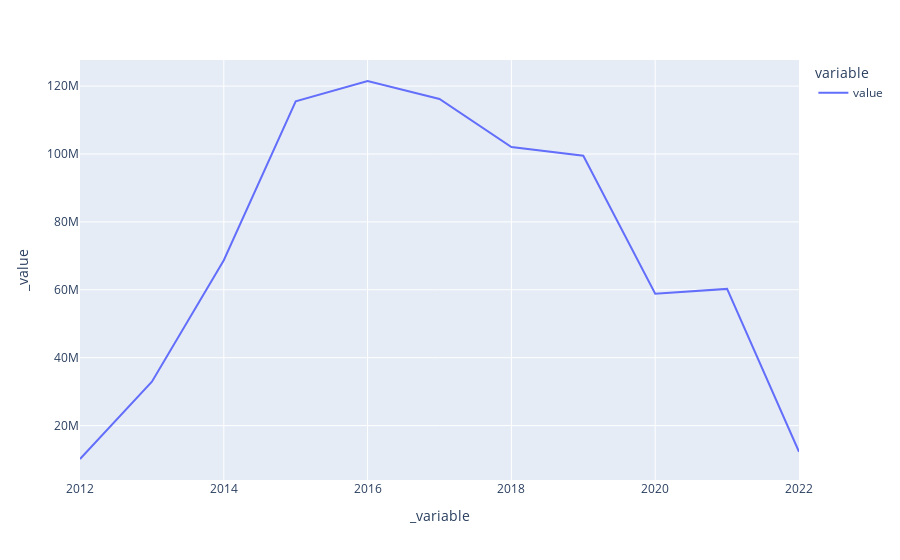

Here is the notebook cell this chart was saved with:
### Code cell
passageiros['variable'] = passageiros['variable'].apply(int)
passageiros.sort_values(by='variable').groupby('variable').sum()

### Figure 1 — Plotly figure (JSON) as saved in the notebook; plotly's stock layout.template omitted (floating-point values rounded to 4 significant figures)
{"data": [{"hovertemplate": "variable=value<br>_variable=%{x}<br>_value=%{y}<extra></extra>", "legendgroup": "value", "line": {"color": "#636efa", "dash": "solid"}, "mode": "lines", "name": "value", "orientation": "v", "showlegend": true, "type": "scatter", "x": [2012, 2013, 2014, 2015, 2016, 2017, 2018, 2019, 2020, 2021, 2022], "xaxis": "x", "y": [10162731, 32929528, 68716598, 115522708, 121491319, 116182658, 102020346, 99460097, 58846565, 60257047, 12293526], "yaxis": "y"}], "layout": {"autosize": true, "legend": {"title": {"text": "variable"}, "tracegroupgap": 0}, "margin": {"t": 60}, "xaxis": {"anchor": "y", "autorange": true, "domain": [0, 1], "range": [2012, 2022], "title": {"text": "_variable"}, "type": "linear"}, "yaxis": {"anchor": "x", "autorange": true, "domain": [0, 1], "range": [3978000.0, 127700000.0], "title": {"text": "_value"}, "type": "linear"}}}
